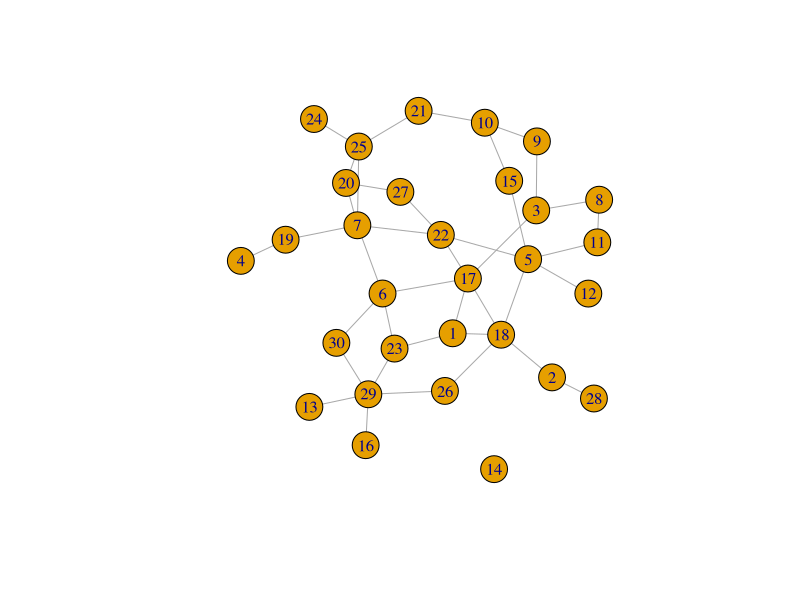
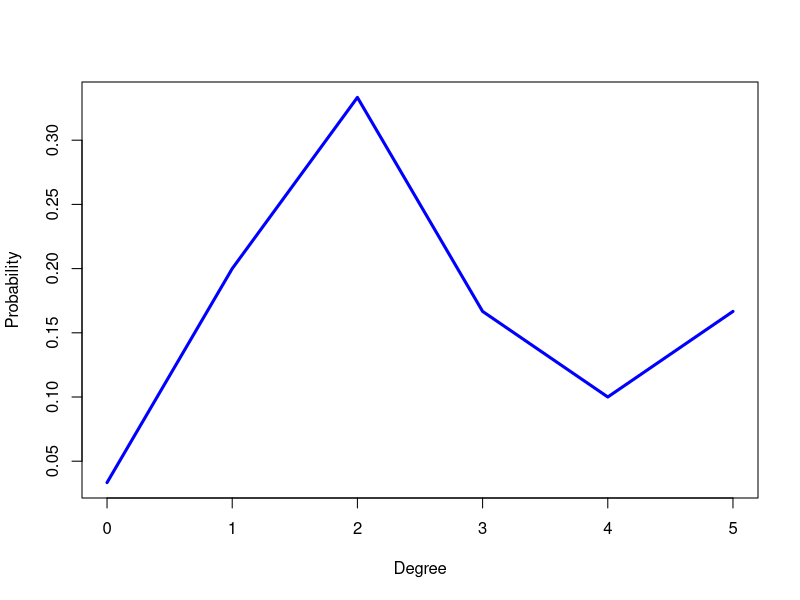

The R script that drew these images, in order:
library(igraph)

el = matrix(nc=3, byrow=TRUE, c(0,1,8,0,3,4,1,3,3,3,1,1,1,2,1,1,4,7,3,4,4,2,4,1))
el

#GENERATE RANDOM GRAPH
g = erdos.renyi.game(30,0.1)
plot.igraph(g)
print(g)

#COMPUTE DEGREE DISTRIBUTION
dd = degree_distribution(g)
dd = as.matrix(dd)
d = as.matrix(seq(0,max(degree(g))))
plot (d,dd,type="l",lwd=3,col="blue",ylab="Probability",xlab="Degree")
sum(dd)

#Diameter
print(diameter(g))
res = distances(g)
res[which( res==Inf)]= 99
max(res)
length(which( res==7))
#FRAGILITY
print((t (d^2) %*% dd)/( t (d) %*% dd))

#Centrality
A = matrix(nc=3,byrow=TRUE,c(0 ,1 ,1 , 1,0,1, 1 ,1 ,0))
A

g = graph_from_adjacency_matrix(A,mode="undirected",weighted=TRUE,diag=FALSE)
res = eigen_centrality(g)
res$vector

